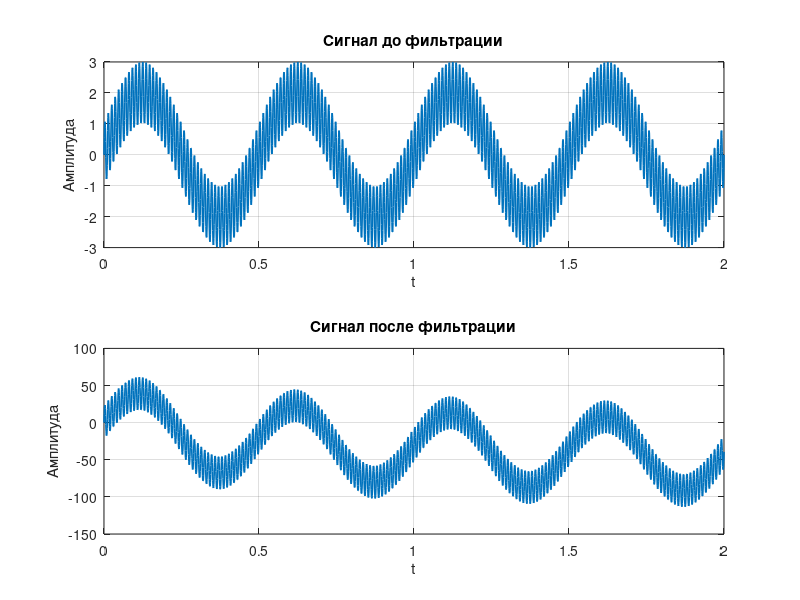

This chart was generated by the following MATLAB code:
% =========================================================
% ЛР5 — Задание 3
% Цифровой/аналоговый фильтр по передаточной функции
% =========================================================

clear;
clc;
close all;

%% =========================================================
% Передаточная функция K(p)
% =========================================================

s = tf('s');

K = (0.2*s^2 + 0.01*s - 3) / (0.009*s^2 + 0.01*s);

%% =========================================================
% Входной сигнал
% x(t) = 2sin(2π·2t) + sin(2π·90t)
% =========================================================

Fs = 1000;
t = 0:1/Fs:2;

x = 2*sin(2*pi*2*t) + sin(2*pi*90*t);

%% =========================================================
% Выход системы (аналоговая модель)
% =========================================================

y = lsim(K, x, t);

%% =========================================================
% Графики
% =========================================================

figure('Visible','off','Name','Фильтр','NumberTitle','off');

subplot(2,1,1);
plot(t, x, 'LineWidth', 1.2);
grid on;
title('Сигнал до фильтрации');
xlabel('t');
ylabel('Амплитуда');

subplot(2,1,2);
plot(t, y, 'LineWidth', 1.2);
grid on;
title('Сигнал после фильтрации');
xlabel('t');
ylabel('Амплитуда');

%% =========================================================
% Сохранение
% =========================================================

exportgraphics(gcf, 'filter_result.png', 'Resolution', 300);
close(gcf);

fileID = fopen('filter_result.txt','w');

fprintf(fileID, 'ЛР5 - Задание 3\n\n');
fprintf(fileID, 'K(s) = (0.2*s^2 + 0.01*s - 3)/(0.009*s^2 + 0.01*s)\n\n');
fprintf(fileID, 'Сигнал:\n');
fprintf(fileID, 'x(t)=2sin(2π·2t)+sin(2π·90t)\n');

fclose(fileID);

disp('Готово: filter_result.png и filter_result.txt');

drawnow;
exit;
